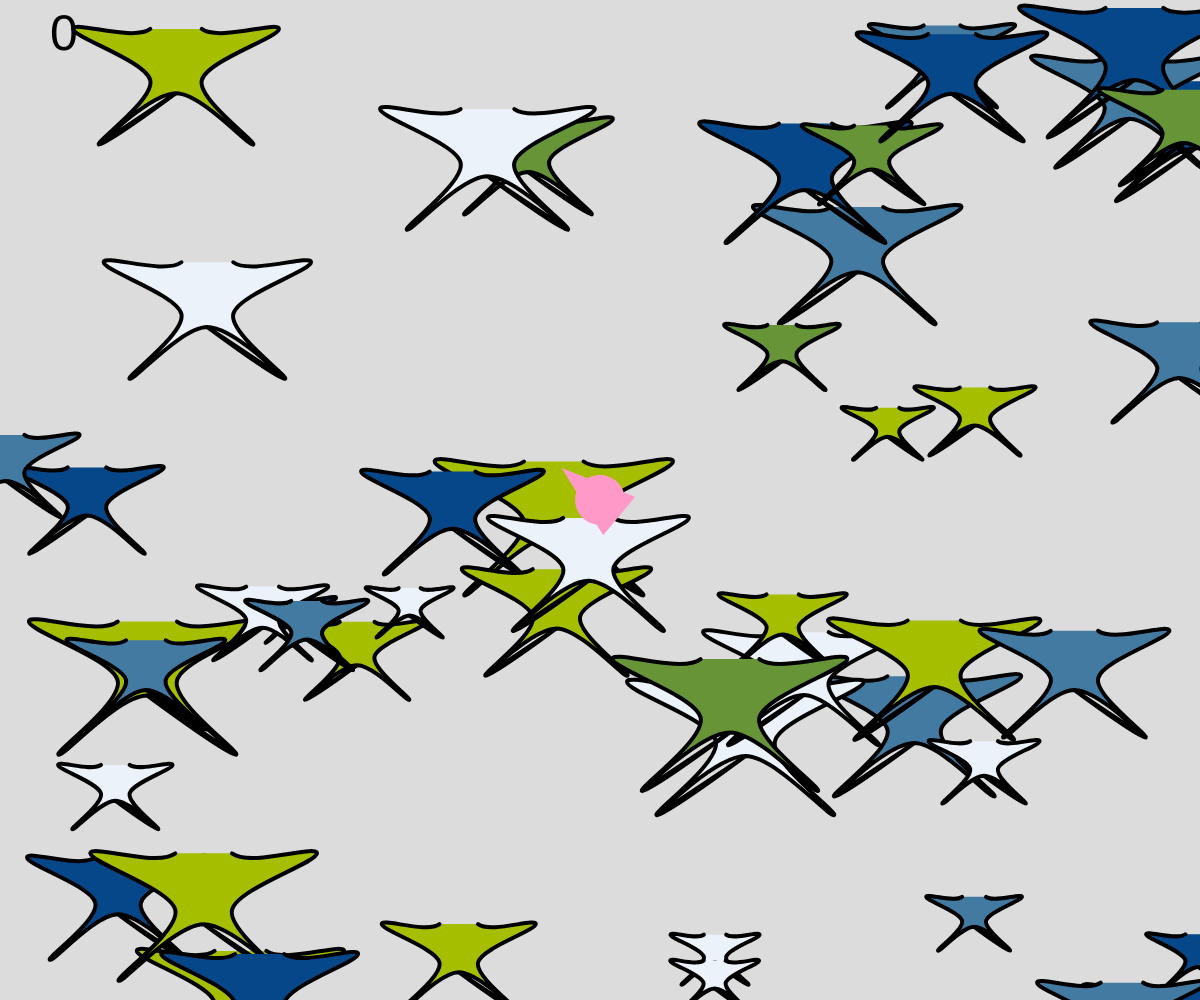
Frame 1 (no input)
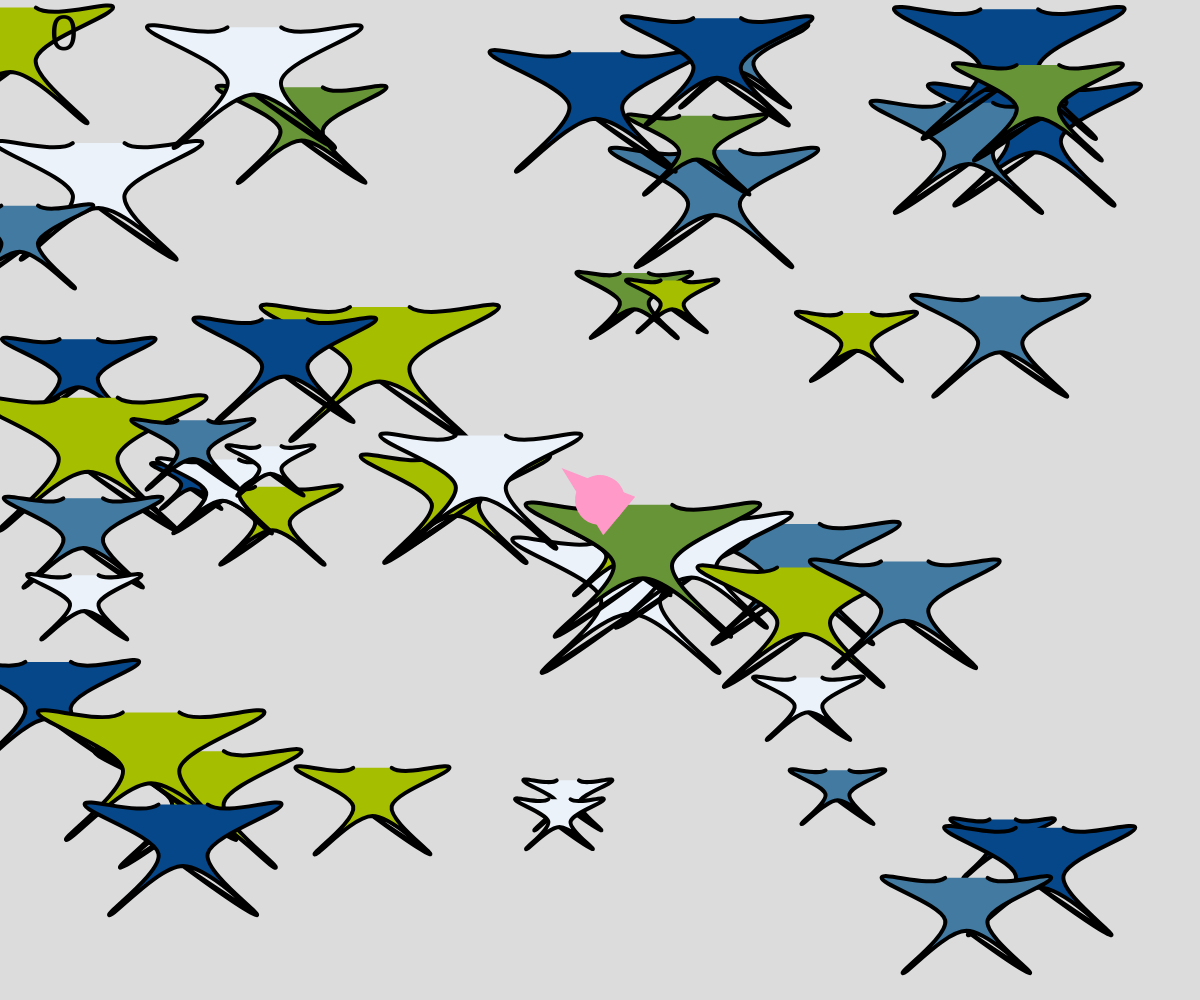
Frame 60 (no input)
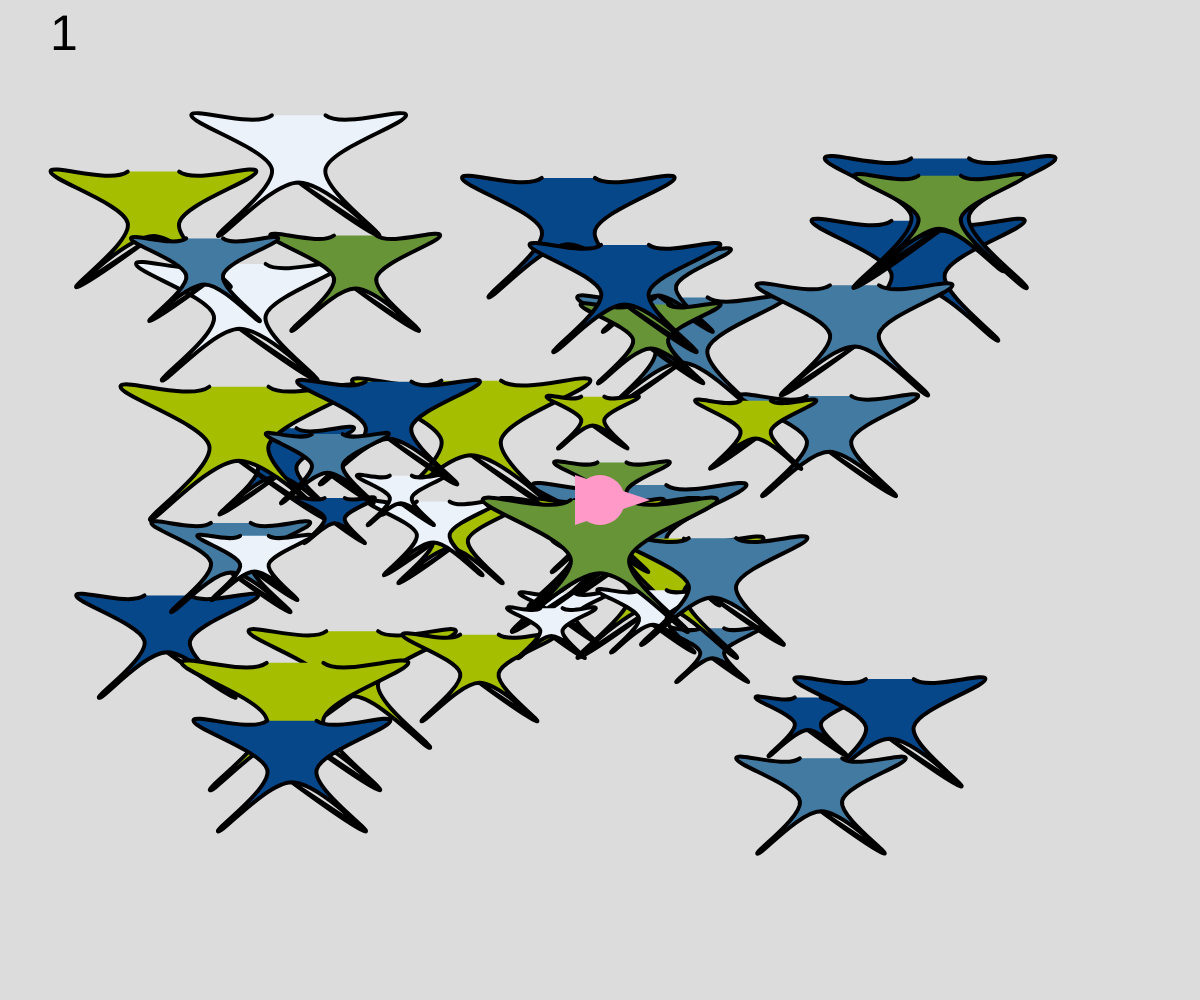
Frame 120 (the mouse pressed at the canvas centre since frame 60)

The p5.js sketch that drew these frames (run headless with seeded random() and noise() and a simulated clock; from frame 60 on, the mouse is pressed at the canvas centre):

// p5.js sketch
// ── sketch.js
let points  =[[0*0.5, 6*0.5], [2*0.5, 0*0.5], [8*0.5, 0*0.5],[2*0.5,-4*0.5],[6*0.5,-9*0.5],[0*0.5,-5*0.5],[6*0.5,-9*0.5],[0*0.5,-5*0.5],[-6*0.5,-9*0.5],[-2*0.5, -4*0.5],[-8*0.5,0*0.5],[-2*0.5,0*0.5],[0*0.5,6*0.5],];

// let points = [[-2, 0], [-1,-1], [0, -1],[1,0],[1,2],[0,3],[-1,3],[-2,2],[-3,2],[-4,1],[-4,-2],[-5,-4],[-4,-4],[-3,-2],[-2,-1],[-2,-3], [-2,-4], [-1, -4],[0,-4],[0,-2],[2,-2],[2,-4], [4, -4],[4,1],[3,2],[1,2],[1,2]]; //list資料
var fill_colors = "001219-005f73-0a9396-94d2bd-e9d8a6-ee9b00-ca6702-bb3e03-ae2012-9b2226".split("-").map(a=>"#"+a)
var line_colors = "064789-427aa1-ebf2fa-679436-a5be00".split("-").map(a=>"#"+a)
// +++++++++++++++++++++++++
var ball //"目前要處理的物件，暫時放在ball變數內"
var balls=[] //把產生的"所有"的物件，為物件的倉庫，所有物件資料都在此
// +++++++++++++++++++++++++++++++++++
var bullet = [] //"目前要處理的物件，暫時放在bullet變數內"
var bullets = [] //把產生的"所有"的物件，為物件的倉庫，所有物件資料都在此
// ++++++++++++++++++
var score = 0
function setup() {
  createCanvas(windowWidth, windowHeight);
  for(var i=0;i<50;i=i+1){//i=0,1,2,3,4,8,10
    ball = new Obj({}) //產生一個Obj class元件
    balls.push(ball) //把ball的物件放到balls陣列內
}
}
function draw() {
   background(220);
  // for(var j=0;j<balls.length;j=j+1){
  // ball=balls[j]
  // ball.draw()
  // ball.update()
  // }

  for(let ball of balls)
  {
    ball.draw()
    ball.update()
    for(let bullet of bullets){
    if(ball.isBallInRanger(bullet.p.x,bullet.p.y)){
     balls.splice(balls.indexOf(ball),1)
     bullets.splice(bullets.indexOf(bullet),1)
     score =score+1
  }
}
  }
  for(let bullet of bullets)
  {
    bullet.draw()
    bullet.update()
  }
    textSize(50)
    text(score,50,50) //在座標為(50,50)上，顯示Scroe分數
  push() //重新規劃原點(0,0)，在視窗中間
  let dx = mouseX - width/2
  let dy = mouseY - height/2
  let angle = atan2(dy,dx)
  translate(width/2,height/2)
  fill("#ff99c8")
  noStroke()
  rotate(angle)
  triangle(-25,-25,-25,25,50,0) //畫三個點，成一個三角形
  ellipse(0,0,50)
  pop() //恢復原本設定，原點(0,0)，在視窗左上角
}

function mousePressed(){
//   ball= new Obj({
// p:{x:mouseX,y:mouseY}
//   })
//   balls.push(ball)
bullet = new Bullet({
  r:15,
  color:"red"})
 //在滑鼠按下的地方，產生一個新的bullet class的原件
bullets.push(bullet) //把bullet放到倉庫



// for(let ball of balls){
//   if(ball.isBallInRanger(mouseX,mouseY)){
//     balls.splice(balls.indexOf(ball),1)
//     score =score+1
//   }
// }
}
class Obj{  //宣告一個類別,針對一個畫的圖案
    constructor(args){ //預設值,基本資料
      // this.p =args.p || {x: random(width) , y: random(height)}//描述該物件的初始位置
      this.p =args.p || createVector(random(width),random(height))
      // this.v ={x: random(-1,1) , y: random(-1,1)}//設定一個物件的移動速度
      this.v=createVector(random(-1,1),random(-1,1))
      this.size =random(10,30)//一個物件放大倍率
      this.color=random(fill_colors)//充滿顏色
      this.stroke=random(line_colors)//外框線條顏色
    }
    draw(){//劃出單一物件形狀
      push()//執行push()後,依照我的設定,設定原點(0,0)的位置
        translate(this.p.x,this.p.y)//以該物件為原點
        scale(this.v.x<0?1:-1,-1)//如果this.v.x<0條件成立,值為1,否則為-1
        fill(this.color)
        fill(this.stroke)
        strokeWeight(4)
      beginShape()
        for(var k=0; k < points.length;k=k+1){
          // line(points[k][0]*this.size,points[k][1]*this.size,points[k+1][0]*this.size,points[k+1][1]*this.size)
          curveVertex(points[k][0]*this.size,points[k][1]*this.size)
        }
        endShape()
        pop()//執行pop(),原點(0,0)設定回到整個視窗左上角
    }
    update(){//移動的程式碼內容
      // this.p.x=this.p.x+this.v.x
      // this.p.y=this.p.y+this.v.y
      this.p.add(this.v)//設定好向量後,使用add,就可以取代上面兩行
      //向量sub==>減號
  
      //知道滑鼠的位置,並建立一個滑鼠的向量
      let mouseV = createVector(mouseX,mouseY)//把滑鼠位置轉換成一個向量值
      let delta = mouseV.sub(this.p).limit(3)//sub計算出滑鼠所在位置向量(mouseV)到物件向量(this.p)
      this.p.add(delta)
  
      if(this.p.x<=0 || this.p.x>=width){
        this.v.x=-this.v.x
      }
      if(this.p.y<=0 || this.p.y>=height)
      this.v.y=-this.v.y
    }
    isBallInRanger(x,y){
      let d = dist(x,y,this.p.x,this.p.y)//計算兩點之間的距離
      if(d<4*this.size){
        return true
      }else{
        return false//滑鼠
      }
    }
  }
//定義一個bullet物件的class
class Bullet{
    constructor(args){//預設值,基本資料
        this.r = args.r || 10 //設計飛彈有大有小時，傳參數,a,args.r 設定飛彈大小，沒有傳參數，就以10為主
        this.p = args.p || createVector(width/2,height/2)   //建立一個向量，{x:width/2, y:height/2}   
        this.v = args.v || createVector(mouseX-width/2,mouseY-height/2).limit(5)  
        this.color = args.color || "#1982c4"
    }
   draw(){ //繪出物件
      push()
          translate(this.p.x,this.p.y)
          fill(this.color)
          noStroke()
         ellipse(0,0,this.r)
    pop() 
   } 
   update(){ //計算出移動後的位置
     this.p.add(this.v)
 
  }
}
